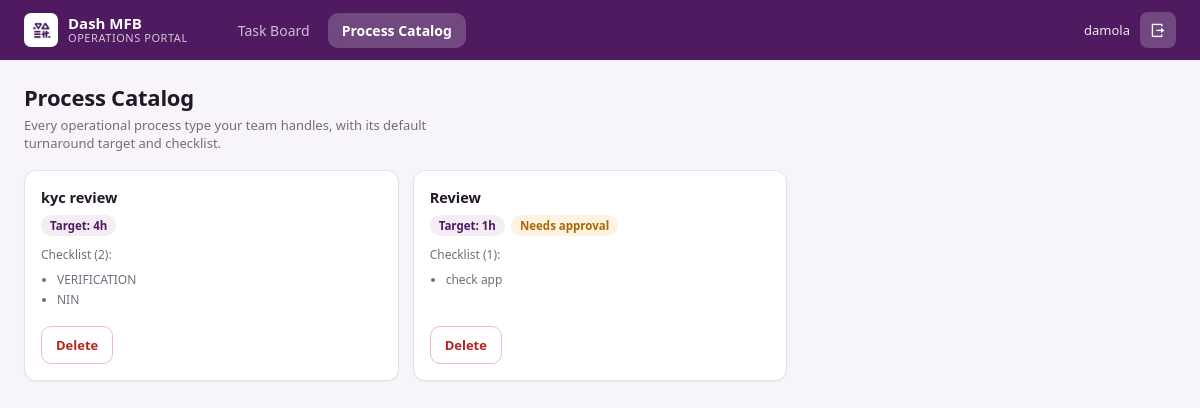
/dashboard/catalog/ (signed in), run on the app's committed database.
### portal/models.py (models this page shows, shortened)
class ProcessType(models.Model):
    name = models.CharField(max_length=200)
    target_hours = models.FloatField()
    checklist = models.JSONField(default=list, blank=True)
    requires_approval = models.BooleanField(
        default=False,
        help_text='Tasks of this type need a sign-off before they count as completed.',
    )

### portal/views.py (the view)
# urls.py: path('dashboard/catalog/', views.catalog_view, name='portal-catalog'),
@login_required
def catalog_view(request):
    return render(request, 'portal/catalog.html', _catalog_context(request))

### portal/views.py (called while the page is built)
def _catalog_context(request, form=None):
    profile = getattr(request.user, 'profile', None)
    is_management = (
        request.user.is_superuser
        or (
            profile
            and profile.role in (
                Profile.ROLE_ADMIN,
                Profile.ROLE_TEAM_LEAD,
            )
        )
    )
    if is_management:
        process_types = ProcessType.objects.all()
    else:
        process_types = ProcessType.objects.filter(
            tasks__assignee=request.user
        ).distinct()
    return {
        'active_tab': 'catalog',
        'process_types': process_types,
        'form': form if form is not None else ProcessTypeForm(),
    }

### portal/templates/portal/catalog.html (shortened to what this page needs)
{% extends 'portal/base.html' %}
{% load static %}
{% block content %}
<section class="tab-panel active">
    <div class="catalog-bar">
        <div class="catalog-left">
            <h2>Process Catalog</h2>
            <p class="muted">Every operational process type your team handles, with its default turnaround target and checklist.</p>
        </div>
    </div>
    <div class="catalog-grid">
        {% for pt in process_types %}
        <div class="catalog-card">
            <h4>{{ pt.name }}</h4>
            <div class="catalog-tags">
                <span class="catalog-target">Target: {{ pt.target_hours|floatformat:"-1" }}h</span>
                {% if pt.requires_approval %}
                    <span class="catalog-flag">Needs approval</span>
                {% endif %}
            </div>
            <div class="catalog-checklist">
                {% if pt.checklist %}
                    Checklist ({{ pt.checklist|length }}):
                    <ul>
                        {% for item in pt.checklist|slice:":3" %}<li>{{ item }}</li>{% endfor %}
                    </ul>
                {% else %}
                    No standard checklist
                {% endif %}
            </div>
            <form method="post" action="{% url 'process-type-delete' pt.id %}" class="catalog-card-actions"
                  onsubmit="return confirm('Delete this process type?');">
                <button type="submit" class="toolbar-btn btn-danger">Delete</button>
            </form>
        </div>
        {% empty %}
        <p class="data-empty">No process types yet. Add one to get started.</p>
        {% endfor %}
    </div>
</section>
{% endblock %}

### portal/templates/portal/base.html (shortened to what this page needs)
{% load static %}
<!DOCTYPE html>
<html lang="en">
<head>
    <link rel="stylesheet" href="{% static 'css/dashboard.css' %}">
    <link href="https://cdn.jsdelivr.net/npm/remixicon@4.9.0/fonts/remixicon.css" rel="stylesheet" />
</head>
<body>
    <header class="top-bar">
        <div class="head">
            <img src="{% static 'images/DASH LOGO.jpg' %}" alt="Logo">
            <div class="head-text">
                <span class="head-name">Dash MFB</span>
                <span class="head-sub">Operations Portal</span>
            </div>
        </div>
        <nav class="tabs" role="tablist">
            <a class="tab-btn {% if active_tab == 'board' %}active{% endif %}"
                href="{% url 'portal-dashboard' %}">Task Board</a>
            <a class="tab-btn {% if active_tab == 'catalog' %}active{% endif %}"
                href="{% url 'portal-catalog' %}">Process Catalog</a>
        </nav>
        <div class="user-wrap">
            <span class="user-name">{{ user.get_full_name|default:user.username }}</span>
            <form method="post" action="{% url 'portal-logout' %}">
                <button type="submit" class="logout-btn" title="Log out">
                    <i class="ri-logout-box-r-line"></i>
                </button>
            </form>
        </div>
    </header>
    <main>
        {% block content %}
        {% endblock content %}
    </main>
</body>
</html>

### data on the page
ProcessType: name "kyc review", target_hours "4", checklist|length "2", checklist "VERIFICATION" "NIN"
ProcessType: name "Review", target_hours "1", requires_approval "Needs approval", checklist|length "1", checklist "check app"

### other printed values
{{ user.get_full_name|default:user.username }} "damola"
